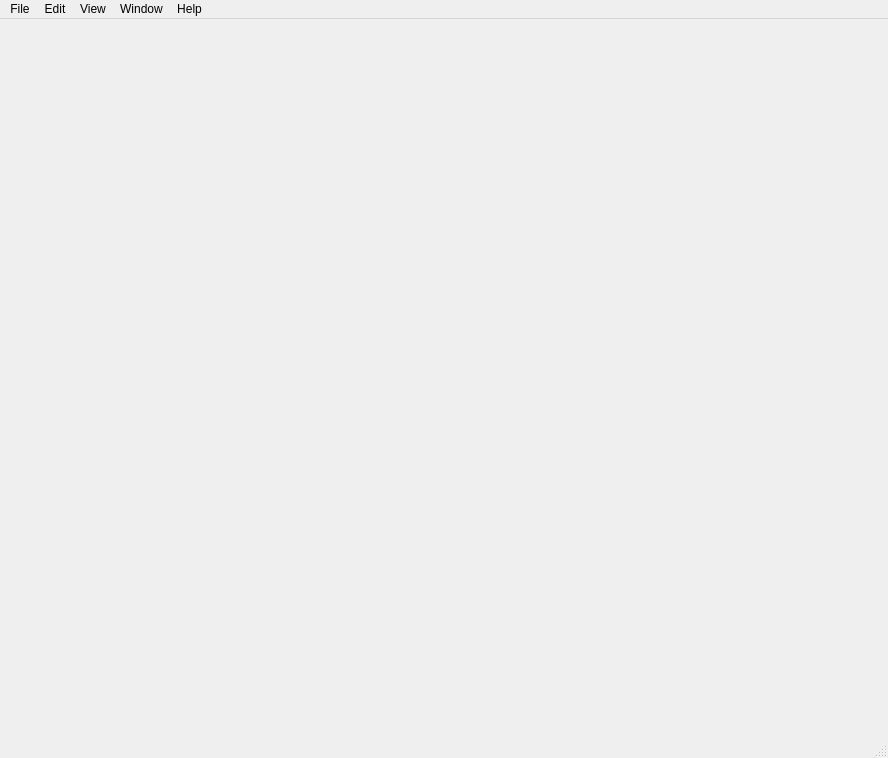
<?xml version="1.0" encoding="UTF-8"?>
<ui version="4.0">
 <class>MainWindow</class>
 <widget class="QMainWindow" name="MainWindow">
  <property name="windowModality">
   <enum>Qt::ApplicationModal</enum>
  </property>
  <property name="enabled">
   <bool>true</bool>
  </property>
  <property name="geometry">
   <rect>
    <x>0</x>
    <y>0</y>
    <width>888</width>
    <height>758</height>
   </rect>
  </property>
  <property name="windowTitle">
   <string>Bonus! Application</string>
  </property>
  <property name="windowIcon">
   <iconset resource="resources.qrc">
    <normaloff>:/images/A_Avangate-01.svg</normaloff>:/images/A_Avangate-01.svg</iconset>
  </property>
  <widget class="QWidget" name="centralwidget">
   <layout class="QGridLayout" name="gridLayout_2">
    <item row="0" column="0">
     <layout class="QVBoxLayout" name="verticalLayout">
      <item>
       <layout class="QGridLayout" name="gridLayout"/>
      </item>
     </layout>
    </item>
   </layout>
  </widget>
  <widget class="QMenuBar" name="menubar">
   <property name="geometry">
    <rect>
     <x>0</x>
     <y>0</y>
     <width>888</width>
     <height>27</height>
    </rect>
   </property>
   <widget class="QMenu" name="menuFile">
    <property name="title">
     <string>File</string>
    </property>
    <addaction name="actionNew"/>
    <addaction name="actionOpen"/>
    <addaction name="actionSave"/>
    <addaction name="actionSave_AS"/>
    <addaction name="separator"/>
    <addaction name="actionQuit"/>
   </widget>
   <widget class="QMenu" name="menuEdit">
    <property name="title">
     <string>Edit</string>
    </property>
    <addaction name="actionCut"/>
    <addaction name="actionCopy"/>
    <addaction name="actionPaste"/>
    <addaction name="separator"/>
    <addaction name="actionUndo"/>
    <addaction name="actionRedo"/>
   </widget>
   <widget class="QMenu" name="menuView">
    <property name="title">
     <string>View</string>
    </property>
   </widget>
   <widget class="QMenu" name="menuWindow">
    <property name="title">
     <string>Window</string>
    </property>
    <addaction name="actionNew_Window"/>
    <addaction name="separator"/>
    <addaction name="actionNo_Main"/>
   </widget>
   <widget class="QMenu" name="menuHelp">
    <property name="title">
     <string>Help</string>
    </property>
    <addaction name="actionAbout"/>
    <addaction name="actionHelp"/>
    <addaction name="actionNew_Purchase"/>
   </widget>
   <addaction name="menuFile"/>
   <addaction name="menuEdit"/>
   <addaction name="menuView"/>
   <addaction name="menuWindow"/>
   <addaction name="menuHelp"/>
  </widget>
  <widget class="QStatusBar" name="statusbar"/>
  <action name="actionNew">
   <property name="text">
    <string>New</string>
   </property>
  </action>
  <action name="actionOpen">
   <property name="text">
    <string>Open...</string>
   </property>
  </action>
  <action name="actionSave">
   <property name="text">
    <string>Save</string>
   </property>
  </action>
  <action name="actionSave_AS">
   <property name="text">
    <string>Save AS...</string>
   </property>
  </action>
  <action name="actionQuit">
   <property name="text">
    <string>Quit</string>
   </property>
   <property name="shortcut">
    <string>Ctrl+Q</string>
   </property>
  </action>
  <action name="actionUndo">
   <property name="text">
    <string>Undo</string>
   </property>
  </action>
  <action name="actionRedo">
   <property name="text">
    <string>Redo</string>
   </property>
  </action>
  <action name="actionCut">
   <property name="text">
    <string>Cut</string>
   </property>
  </action>
  <action name="actionCopy">
   <property name="text">
    <string>Copy</string>
   </property>
  </action>
  <action name="actionPaste">
   <property name="text">
    <string>Paste</string>
   </property>
  </action>
  <action name="actionAbout">
   <property name="text">
    <string>About...</string>
   </property>
  </action>
  <action name="actionHelp">
   <property name="text">
    <string>Help...</string>
   </property>
   <property name="shortcut">
    <string>Alt+H</string>
   </property>
  </action>
  <action name="actionNew_Purchase">
   <property name="icon">
    <iconset resource="resources.qrc">
     <normaloff>:/images/A_Avangate-01.svg</normaloff>:/images/A_Avangate-01.svg</iconset>
   </property>
   <property name="text">
    <string>New Purchase...</string>
   </property>
  </action>
  <action name="actionNew_Window">
   <property name="text">
    <string>New Window</string>
   </property>
  </action>
  <action name="actionNo_Main">
   <property name="text">
    <string>Current window</string>
   </property>
  </action>
 </widget>
 <resources>
  <include location="resources.qrc"/>
 </resources>
 <connections/>
</ui>
